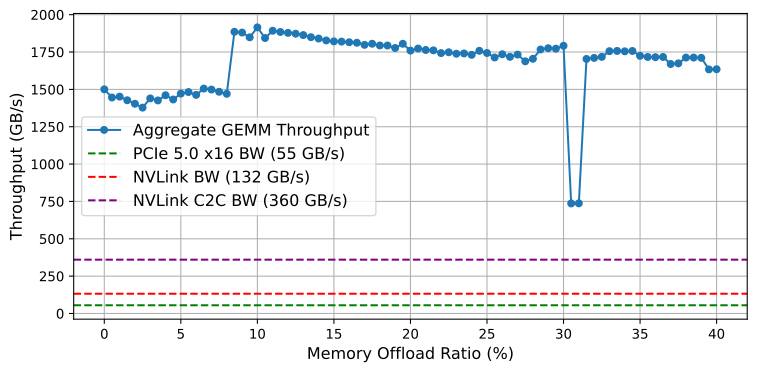

Write the Python code that produced this figure.
import pandas as pd
import matplotlib.pyplot as plt
import argparse
import os

# --- Global Bandwidth Constants (GB/s) ---
PCIE_BW = 55      # Approx. peak for PCIe 5.0 x16
NVLINK_BW = 132   # Approx. peak for H100 NVLink (unidirectional)
C2C_BW = 360      # Approx. peak for GH200 C2C (unidirectional)

def main():
    """
    This script processes a single CSV file to plot GPU effective throughput vs. memory offload ratio.
    """
    # --- Argument Parsing ---
    parser = argparse.ArgumentParser(description='Plot GPU effective throughput vs. memory offload ratio from a CSV file.')
    parser.add_argument('input_csv', type=str, help='Path to the input CSV file.')
    parser.add_argument('-o', '--output', type=str, default='gemm_throughput.png', help='Path to save the output plot file. Defaults to gemm_throughput.png.')
    parser.add_argument('-t', '--title', type=str, default='', help='Title for the plot.')
    args = parser.parse_args()

    # --- Plot Styling Parameters (Tunable) ---
    FONTSIZE_AXIS = 12
    FONTSIZE_TITLE = 12
    FIG_WIDTH = 8
    FIG_HEIGHT = 4

    # --- Data Loading and Processing ---
    try:
        data = pd.read_csv(args.input_csv)
    except FileNotFoundError:
        print(f"Error: The file '{args.input_csv}' was not found. Aborting.")
        return
    except Exception as e:
        print(f"Error reading or processing file: {e}")
        return

    # --- Plotting ---
    fig, ax = plt.subplots(figsize=(FIG_WIDTH, FIG_HEIGHT))

    # Plot the GPU Throughput vs. Offload Ratio
    ax.plot(
        data['OffloadRatio'] * 100,
        data['GPU_Throughput_GBs'],
        marker='o',
        markersize=5,
        linestyle='-',
        label='Aggregate GEMM Throughput'
    )

    # Add horizontal lines for reference bandwidths
    ax.axhline(y=PCIE_BW, color='g', linestyle='--', label=f'PCIe 5.0 x16 BW ({PCIE_BW} GB/s)')
    ax.axhline(y=NVLINK_BW, color='r', linestyle='--', label=f'NVLink BW ({NVLINK_BW} GB/s)')
    ax.axhline(y=C2C_BW, color='purple', linestyle='--', label=f'NVLink C2C BW ({C2C_BW} GB/s)')

    # --- Final Figure Adjustments ---
    ax.set_xlabel('Memory Offload Ratio (%)', fontsize=FONTSIZE_AXIS)
    ax.set_ylabel('Throughput (GB/s)', fontsize=FONTSIZE_AXIS)
    ax.set_title(args.title, fontweight='bold', fontsize=FONTSIZE_TITLE)
    ax.grid(True)
    ax.legend(fontsize=12)

    # Adjust layout to prevent labels/titles from overlapping
    plt.tight_layout()

    # Save the plot
    plt.savefig(args.output, bbox_inches='tight')
    print(f"\nPlot saved to '{args.output}'")

if __name__ == '__main__':
    main()
